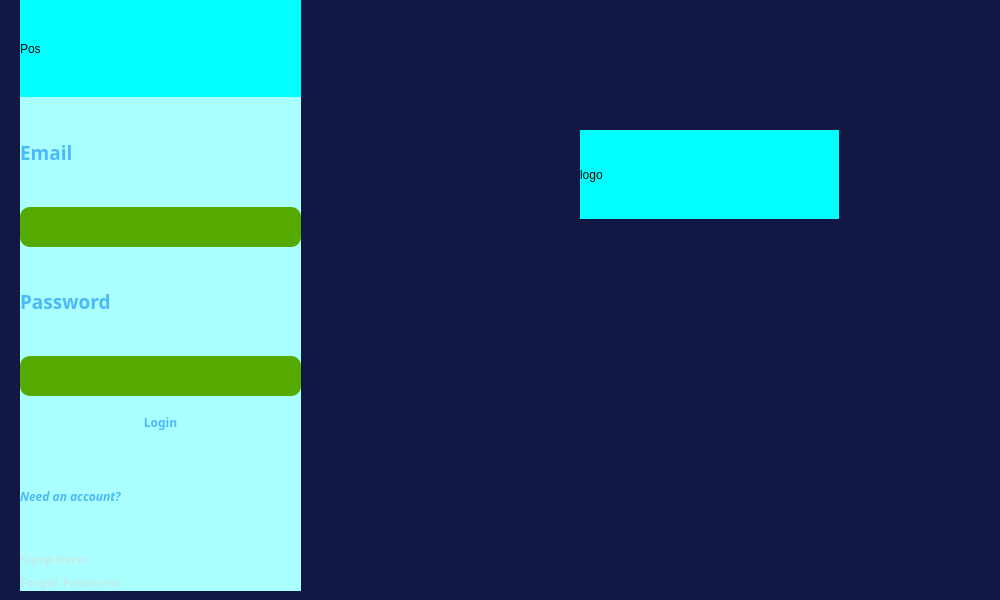
<?xml version="1.0" encoding="UTF-8"?>
<ui version="4.0">
 <class>MainWindow</class>
 <widget class="QMainWindow" name="MainWindow">
  <property name="geometry">
   <rect>
    <x>0</x>
    <y>0</y>
    <width>1000</width>
    <height>600</height>
   </rect>
  </property>
  <property name="minimumSize">
   <size>
    <width>1000</width>
    <height>600</height>
   </size>
  </property>
  <property name="maximumSize">
   <size>
    <width>1000</width>
    <height>600</height>
   </size>
  </property>
  <property name="windowTitle">
   <string>MainWindow</string>
  </property>
  <property name="styleSheet">
   <string notr="true">#centralwidget {
	background: #111844;
}

#email, #password {
	background: #4BB8FA;
	border: none;
	outline: none;
	border-radius: 10px;
	min-height: 40px;
}
#login {
	color:  #4BB8FA;
	border: none;
	outline: none;
	border-radius: 10px;
	min-height: 40px;
}
#login:hover {
	color: #111844;
	background: #4BB8FA;
}
#forgot_password, #nav_signup {
	color: #C1EBE9;
	background: transparent;
	border: none;
	outline: none;	
	text-align: left; 
}
#label_2,#label_3 {
	color: #4BB8FA;
}
#label_4 {
	color: #4BB8FA;
}</string>
  </property>
  <widget class="QWidget" name="centralwidget">
   <widget class="QWidget" name="widget" native="true">
    <property name="geometry">
     <rect>
      <x>11</x>
      <y>466</y>
      <width>156</width>
      <height>65</height>
     </rect>
    </property>
    <layout class="QVBoxLayout" name="verticalLayout"/>
   </widget>
   <widget class="QWidget" name="widget_2" native="true">
    <property name="geometry">
     <rect>
      <x>20</x>
      <y>0</y>
      <width>281</width>
      <height>591</height>
     </rect>
    </property>
    <property name="styleSheet">
     <string notr="true">background-color: rgb(170, 255, 255);</string>
    </property>
    <layout class="QVBoxLayout" name="verticalLayout_2">
     <item>
      <widget class="QLabel" name="label">
       <property name="minimumSize">
        <size>
         <width>0</width>
         <height>0</height>
        </size>
       </property>
       <property name="styleSheet">
        <string notr="true">background-color: rgb(0, 255, 255);</string>
       </property>
       <property name="text">
        <string>Pos</string>
       </property>
      </widget>
     </item>
     <item>
      <widget class="QLabel" name="label_2">
       <property name="font">
        <font>
         <family>Arial Black</family>
         <pointsize>14</pointsize>
         <weight>75</weight>
         <bold>true</bold>
        </font>
       </property>
       <property name="text">
        <string>Email</string>
       </property>
      </widget>
     </item>
     <item>
      <widget class="QLineEdit" name="email">
       <property name="styleSheet">
        <string notr="true">background-color: rgb(85, 170, 0);</string>
       </property>
      </widget>
     </item>
     <item>
      <widget class="QLabel" name="label_3">
       <property name="font">
        <font>
         <family>Arial Black</family>
         <pointsize>14</pointsize>
         <weight>75</weight>
         <bold>true</bold>
        </font>
       </property>
       <property name="text">
        <string>Password</string>
       </property>
      </widget>
     </item>
     <item>
      <widget class="QLineEdit" name="password">
       <property name="styleSheet">
        <string notr="true">background-color: rgb(85, 170, 0);</string>
       </property>
       <property name="echoMode">
        <enum>QLineEdit::Password</enum>
       </property>
      </widget>
     </item>
     <item>
      <widget class="QPushButton" name="login">
       <property name="font">
        <font>
         <family>Arial Black</family>
         <weight>75</weight>
         <italic>false</italic>
         <bold>true</bold>
        </font>
       </property>
       <property name="text">
        <string>Login</string>
       </property>
      </widget>
     </item>
     <item>
      <widget class="QLabel" name="label_4">
       <property name="font">
        <font>
         <family>Arial Black</family>
         <weight>75</weight>
         <italic>true</italic>
         <bold>true</bold>
        </font>
       </property>
       <property name="text">
        <string>Need an account?</string>
       </property>
      </widget>
     </item>
     <item>
      <widget class="QPushButton" name="nav_signup">
       <property name="font">
        <font>
         <family>Arial Black</family>
         <weight>75</weight>
         <bold>true</bold>
        </font>
       </property>
       <property name="text">
        <string>Sigup here!</string>
       </property>
      </widget>
     </item>
     <item>
      <widget class="QPushButton" name="forgot_password">
       <property name="font">
        <font>
         <family>Arial Black</family>
         <weight>75</weight>
         <bold>true</bold>
        </font>
       </property>
       <property name="text">
        <string>Forgot Password</string>
       </property>
      </widget>
     </item>
    </layout>
   </widget>
   <widget class="QLabel" name="label_5">
    <property name="geometry">
     <rect>
      <x>580</x>
      <y>130</y>
      <width>259</width>
      <height>89</height>
     </rect>
    </property>
    <property name="minimumSize">
     <size>
      <width>0</width>
      <height>0</height>
     </size>
    </property>
    <property name="styleSheet">
     <string notr="true">background-color: rgb(0, 255, 255);</string>
    </property>
    <property name="text">
     <string>logo</string>
    </property>
   </widget>
  </widget>
 </widget>
 <resources/>
 <connections/>
</ui>
